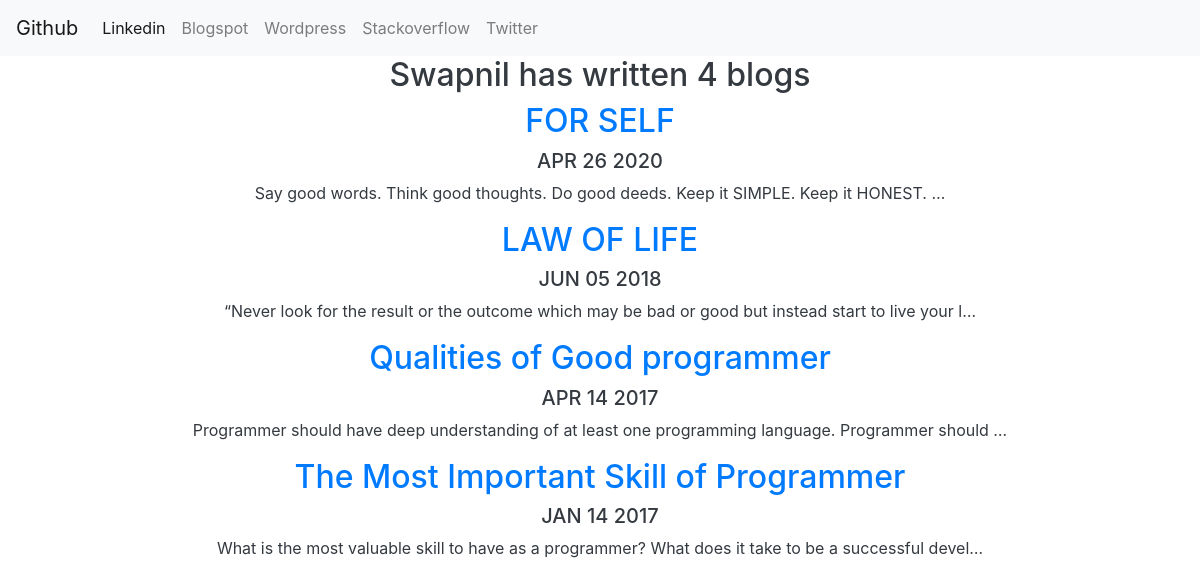
Screenshot of /blog/ with the database file from the repository.
### blog/models.py (models this page shows, shortened)
class Blog(models.Model):
    title = models.CharField(max_length = 200)
    description = models.TextField()
    date = models.DateField()

### blog/views.py (the view)
# urls.py: path('',views.all_blogs, name='all_blogs'),
def all_blogs(request):
    blogs = Blog.objects.all()
    return render(request, 'blog/all_blog.html',{'blogs':blogs})

### blog/templates/blog/all_blog.html
{% extends 'generator/base.html' %}
{% block content%}
<div class="bg-transparent text-dark text-center ">
<h2>Swapnil has written {{blogs.count}} blog{{ blogs.count|pluralize }}</h2>
{% for blog in blogs %}
<a href="{% url 'blog:detail' blog.id %}"><h2>{{ blog.title }}</h2></a>
<h5>{{ blog.date|date:'M d Y'|upper }}</h5>
<p>{{ blog.description|striptags|truncatechars:100 }}
{% endfor %}
</div>
{% endblock %}

### rows the page displays
Blog: title "FOR SELF", date "APR 26 2020", description "Say good words. Think good thoughts. Do good deeds. Keep it SIMPLE. Keep it HONEST. …"
Blog: date "JUN 05 2018", description "“Never look for the result or the outcome which may be bad or good but instead start to live your l…"
Blog: date "APR 14 2017", description "Programmer should have deep understanding of at least one programming language. Programmer should …"
Blog: date "JAN 14 2017", description "What is the most valuable skill to have as a programmer? What does it take to be a successful devel…"

### other values shown
{{ blogs.count }} "4"
